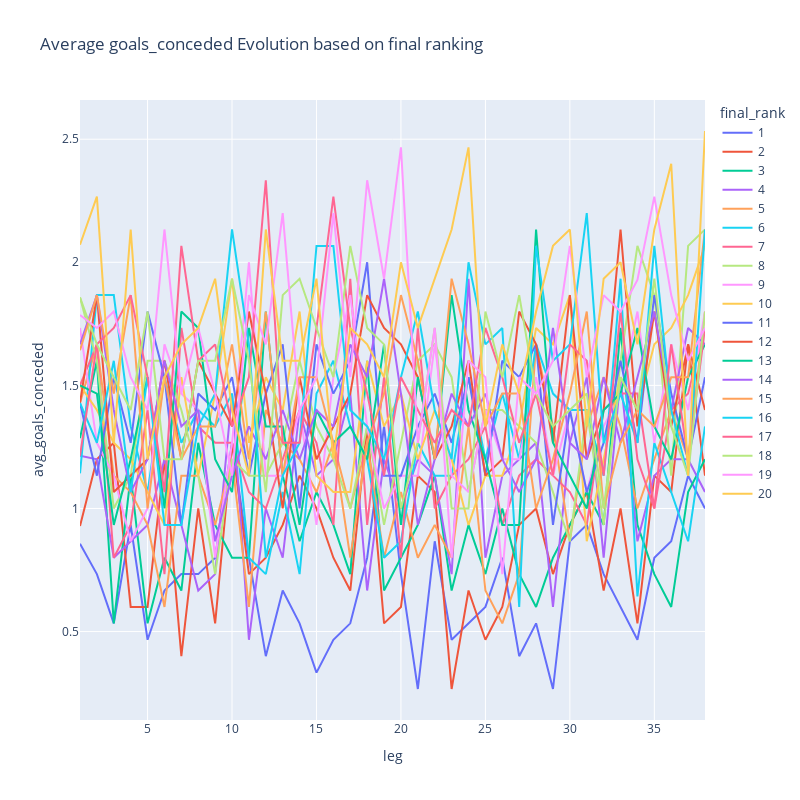

Write notebook code for a chart like this one.
### Code cell
plot_plotly_kpi(df=df, kpi='goals_conceded', not_show_standard_deviation=True)

### Figure 1 — Plotly figure (JSON) as saved in the notebook; plotly's stock layout.template omitted (floating-point values rounded to 4 significant figures)
{"data": [{"hovertemplate": "final_rank=1<br>leg=%{x}<br>avg_goals_conceded=%{y}<extra></extra>", "legendgroup": "1", "line": {"color": "#636efa", "dash": "solid"}, "mode": "lines", "name": "1", "orientation": "v", "showlegend": true, "type": "scatter", "x": [1, 2, 3, 4, 5, 6, 7, 8, 9, 10, 11, 12, 13, 14, 15, 16, 17, 18, 19, 20, 21, 22, 23, 24, 25, 26, 27, 28, 29, 30, 31, 32, 33, 34, 35, 36, 37, 38], "xaxis": "x", "y": [0.8571, 0.7333, 0.5333, 0.9333, 0.4667, 0.6667, 0.7333, 0.7333, 0.8, 1.267, 0.8, 0.4, 0.6667, 0.5333, 0.3333, 0.4667, 0.5333, 0.8, 1.333, 0.7333, 0.2667, 0.8667, 0.4667, 0.5333, 0.6, 0.8, 0.4, 0.5333, 0.2667, 0.8667, 0.9333, 0.7333, 0.6, 0.4667, 0.8, 0.8667, 1.133, 1], "yaxis": "y"}, {"hovertemplate": "final_rank=2<br>leg=%{x}<br>avg_goals_conceded=%{y}<extra></extra>", "legendgroup": "2", "line": {"color": "#EF553B", "dash": "solid"}, "mode": "lines", "name": "2", "orientation": "v", "showlegend": true, "type": "scatter", "x": [1, 2, 3, 4, 5, 6, 7, 8, 9, 10, 11, 12, 13, 14, 15, 16, 17, 18, 19, 20, 21, 22, 23, 24, 25, 26, 27, 28, 29, 30, 31, 32, 33, 34, 35, 36, 37, 38], "xaxis": "x", "y": [0.9286, 1.2, 1.267, 0.6, 0.6, 1.2, 0.4, 1, 0.5333, 1.267, 0.7333, 0.8, 0.9333, 1.133, 1, 0.8, 0.6667, 1.333, 0.5333, 0.6, 1.133, 1.067, 0.2667, 0.6667, 0.4667, 0.6, 0.9333, 1, 0.7333, 0.9333, 1.067, 0.6667, 1, 0.5333, 1.133, 1.067, 1.667, 1.133], "yaxis": "y"}, {"hovertemplate": "final_rank=3<br>leg=%{x}<br>avg_goals_conceded=%{y}<extra></extra>", "legendgroup": "3", "line": {"color": "#00cc96", "dash": "solid"}, "mode": "lines", "name": "3", "orientation": "v", "showlegend": true, "type": "scatter", "x": [1, 2, 3, 4, 5, 6, 7, 8, 9, 10, 11, 12, 13, 14, 15, 16, 17, 18, 19, 20, 21, 22, 23, 24, 25, 26, 27, 28, 29, 30, 31, 32, 33, 34, 35, 36, 37, 38], "xaxis": "x", "y": [1.286, 1.6, 0.5333, 1.133, 0.5333, 0.8, 0.6667, 1.267, 0.9333, 0.8, 0.8, 1.8, 1.133, 0.8667, 1.067, 0.9333, 0.7333, 1.6, 0.6667, 0.8, 0.9333, 1.133, 0.6667, 0.9333, 0.7333, 1, 0.7333, 0.6, 0.8, 0.9333, 1.067, 0.9333, 1.733, 0.9333, 0.7333, 0.6, 1.067, 1.2], "yaxis": "y"}, {"hovertemplate": "final_rank=4<br>leg=%{x}<br>avg_goals_conceded=%{y}<extra></extra>", "legendgroup": "4", "line": {"color": "#ab63fa", "dash": "solid"}, "mode": "lines", "name": "4", "orientation": "v", "showlegend": true, "type": "scatter", "x": [1, 2, 3, 4, 5, 6, 7, 8, 9, 10, 11, 12, 13, 14, 15, 16, 17, 18, 19, 20, 21, 22, 23, 24, 25, 26, 27, 28, 29, 30, 31, 32, 33, 34, 35, 36, 37, 38], "xaxis": "x", "y": [1.214, 1.2, 0.8, 0.8667, 0.9333, 1.2, 0.9333, 0.6667, 0.7333, 1.467, 0.4667, 1, 0.8, 1.4, 1.133, 1.2, 1.467, 0.6667, 1.2, 1, 1.2, 1.133, 0.7333, 1.933, 0.8, 1.133, 1.2, 1.267, 0.6, 1.267, 1.533, 0.8, 1.533, 0.8667, 1.133, 1.2, 1.2, 1.067], "yaxis": "y"}, {"hovertemplate": "final_rank=5<br>leg=%{x}<br>avg_goals_conceded=%{y}<extra></extra>", "legendgroup": "5", "line": {"color": "#FFA15A", "dash": "solid"}, "mode": "lines", "name": "5", "orientation": "v", "showlegend": true, "type": "scatter", "x": [1, 2, 3, 4, 5, 6, 7, 8, 9, 10, 11, 12, 13, 14, 15, 16, 17, 18, 19, 20, 21, 22, 23, 24, 25, 26, 27, 28, 29, 30, 31, 32, 33, 34, 35, 36, 37, 38], "xaxis": "x", "y": [1.429, 1.667, 1.133, 1.067, 0.9333, 0.6, 1.133, 1.133, 0.9333, 1.2, 0.6, 1.4, 1.267, 1.2, 1.067, 1.267, 1, 1.267, 0.8, 1.067, 0.8, 0.9333, 0.8, 1.333, 0.6667, 0.5333, 0.7333, 1.667, 1.333, 0.8667, 1.333, 1.533, 1.333, 1, 1.2, 1.4, 1.2, 1.8], "yaxis": "y"}, {"hovertemplate": "final_rank=6<br>leg=%{x}<br>avg_goals_conceded=%{y}<extra></extra>", "legendgroup": "6", "line": {"color": "#19d3f3", "dash": "solid"}, "mode": "lines", "name": "6", "orientation": "v", "showlegend": true, "type": "scatter", "x": [1, 2, 3, 4, 5, 6, 7, 8, 9, 10, 11, 12, 13, 14, 15, 16, 17, 18, 19, 20, 21, 22, 23, 24, 25, 26, 27, 28, 29, 30, 31, 32, 33, 34, 35, 36, 37, 38], "xaxis": "x", "y": [1.143, 1.867, 1.867, 1.333, 1.067, 1.533, 1.267, 1.4, 1.333, 1.467, 0.8, 0.7333, 1.067, 0.7333, 1.467, 1.6, 1.333, 1.2, 0.8, 0.8667, 1.267, 1.133, 1.133, 1.533, 1.2, 1.467, 1.2, 1.667, 1.467, 1.4, 1.4, 1.133, 1.933, 0.6429, 1.267, 1.067, 0.8667, 1.333], "yaxis": "y"}, {"hovertemplate": "final_rank=7<br>leg=%{x}<br>avg_goals_conceded=%{y}<extra></extra>", "legendgroup": "7", "line": {"color": "#FF6692", "dash": "solid"}, "mode": "lines", "name": "7", "orientation": "v", "showlegend": true, "type": "scatter", "x": [1, 2, 3, 4, 5, 6, 7, 8, 9, 10, 11, 12, 13, 14, 15, 16, 17, 18, 19, 20, 21, 22, 23, 24, 25, 26, 27, 28, 29, 30, 31, 32, 33, 34, 35, 36, 37, 38], "xaxis": "x", "y": [1.5, 1.667, 0.8, 0.9333, 1.4, 0.7333, 1.733, 1.333, 1.267, 1.267, 1.067, 1, 1.2, 1.4, 1.267, 0.9333, 1.933, 0.9333, 1.533, 0.8, 1.733, 1, 1.133, 1.2, 1.333, 0.9333, 1.133, 1.2, 1.133, 1.067, 0.9333, 1.4, 1.467, 1.467, 1, 1.4, 1.467, 1.733], "yaxis": "y"}, {"hovertemplate": "final_rank=8<br>leg=%{x}<br>avg_goals_conceded=%{y}<extra></extra>", "legendgroup": "8", "line": {"color": "#B6E880", "dash": "solid"}, "mode": "lines", "name": "8", "orientation": "v", "showlegend": true, "type": "scatter", "x": [1, 2, 3, 4, 5, 6, 7, 8, 9, 10, 11, 12, 13, 14, 15, 16, 17, 18, 19, 20, 21, 22, 23, 24, 25, 26, 27, 28, 29, 30, 31, 32, 33, 34, 35, 36, 37, 38], "xaxis": "x", "y": [1.857, 1.6, 1, 1.133, 1.6, 1.6, 1.4, 1.133, 0.7333, 1.2, 1.133, 1.133, 1.267, 1.6, 1.333, 1.2, 1, 1.333, 0.9333, 1.267, 1.6, 1.667, 1.533, 1.067, 1.4, 1.4, 1.333, 1.267, 1.067, 0.8667, 1.4, 0.9333, 1.6, 2.067, 1.867, 1.133, 2.067, 2.133], "yaxis": "y"}, {"hovertemplate": "final_rank=9<br>leg=%{x}<br>avg_goals_conceded=%{y}<extra></extra>", "legendgroup": "9", "line": {"color": "#FF97FF", "dash": "solid"}, "mode": "lines", "name": "9", "orientation": "v", "showlegend": true, "type": "scatter", "x": [1, 2, 3, 4, 5, 6, 7, 8, 9, 10, 11, 12, 13, 14, 15, 16, 17, 18, 19, 20, 21, 22, 23, 24, 25, 26, 27, 28, 29, 30, 31, 32, 33, 34, 35, 36, 37, 38], "xaxis": "x", "y": [1.733, 1.267, 1.133, 0.8667, 1, 1.667, 1.467, 1.4, 0.8, 1.267, 2, 1.133, 1.133, 1.4, 0.9333, 1.533, 1.867, 1.333, 1, 1.133, 1.133, 1.667, 1.133, 1.067, 1.4, 1.2, 1.2, 1.533, 1.133, 1.4, 1.067, 1.333, 1.467, 1.8, 1.267, 1.667, 1.4, 1.8], "yaxis": "y"}, {"hovertemplate": "final_rank=10<br>leg=%{x}<br>avg_goals_conceded=%{y}<extra></extra>", "legendgroup": "10", "line": {"color": "#FECB52", "dash": "solid"}, "mode": "lines", "name": "10", "orientation": "v", "showlegend": true, "type": "scatter", "x": [1, 2, 3, 4, 5, 6, 7, 8, 9, 10, 11, 12, 13, 14, 15, 16, 17, 18, 19, 20, 21, 22, 23, 24, 25, 26, 27, 28, 29, 30, 31, 32, 33, 34, 35, 36, 37, 38], "xaxis": "x", "y": [1.5, 1.4, 1.267, 1.2, 1.067, 0.9333, 1.533, 1.133, 1.467, 1.933, 1.267, 1.533, 1.4, 1.8, 1.133, 1.067, 1.067, 1.6, 1.333, 1.467, 1.2, 1.4, 1.2, 0.9333, 1.133, 1.133, 1.333, 1.733, 1.667, 1.867, 0.8667, 1.2, 1.533, 1.4, 1.667, 1.733, 1.867, 2.067], "yaxis": "y"}, {"hovertemplate": "final_rank=11<br>leg=%{x}<br>avg_goals_conceded=%{y}<extra></extra>", "legendgroup": "11", "line": {"color": "#636efa", "dash": "solid"}, "mode": "lines", "name": "11", "orientation": "v", "showlegend": true, "type": "scatter", "x": [1, 2, 3, 4, 5, 6, 7, 8, 9, 10, 11, 12, 13, 14, 15, 16, 17, 18, 19, 20, 21, 22, 23, 24, 25, 26, 27, 28, 29, 30, 31, 32, 33, 34, 35, 36, 37, 38], "xaxis": "x", "y": [1.429, 1.133, 1.533, 1.267, 1.8, 1.533, 0.9333, 1.467, 1.4, 1.533, 1.133, 1.467, 1.667, 1, 1.667, 1.467, 1.6, 2, 1.133, 1.133, 1.333, 1.467, 1.267, 1.533, 1.133, 1.6, 1.533, 1.667, 0.9333, 1.4, 1.067, 1.267, 1.6, 1.267, 1.867, 1.467, 1.2, 1.533], "yaxis": "y"}, {"hovertemplate": "final_rank=12<br>leg=%{x}<br>avg_goals_conceded=%{y}<extra></extra>", "legendgroup": "12", "line": {"color": "#EF553B", "dash": "solid"}, "mode": "lines", "name": "12", "orientation": "v", "showlegend": true, "type": "scatter", "x": [1, 2, 3, 4, 5, 6, 7, 8, 9, 10, 11, 12, 13, 14, 15, 16, 17, 18, 19, 20, 21, 22, 23, 24, 25, 26, 27, 28, 29, 30, 31, 32, 33, 34, 35, 36, 37, 38], "xaxis": "x", "y": [1.429, 1.867, 1.067, 1.133, 1.2, 1.6, 1.2, 1.6, 1.467, 1.333, 1.8, 1.467, 1, 1.533, 1.2, 1.333, 1.467, 1.867, 1.733, 1.667, 1.533, 1.2, 1.333, 1.6, 1.133, 1.2, 1.8, 1.667, 1.267, 1.867, 1.2, 1.4, 2.133, 1.333, 1.8, 1.333, 1.667, 1.4], "yaxis": "y"}, {"hovertemplate": "final_rank=13<br>leg=%{x}<br>avg_goals_conceded=%{y}<extra></extra>", "legendgroup": "13", "line": {"color": "#00cc96", "dash": "solid"}, "mode": "lines", "name": "13", "orientation": "v", "showlegend": true, "type": "scatter", "x": [1, 2, 3, 4, 5, 6, 7, 8, 9, 10, 11, 12, 13, 14, 15, 16, 17, 18, 19, 20, 21, 22, 23, 24, 25, 26, 27, 28, 29, 30, 31, 32, 33, 34, 35, 36, 37, 38], "xaxis": "x", "y": [1.5, 1.467, 0.9333, 1.2, 1.533, 1, 1.8, 1.733, 1.2, 1.067, 1.733, 1.333, 1.333, 0.9333, 1.4, 1.267, 1.333, 1.2, 1.667, 0.9333, 1.533, 1.2, 1.867, 1.4, 1.2, 0.9333, 0.9333, 2.133, 1.267, 1.133, 1, 1.4, 1.467, 1.733, 1.333, 1.2, 1.533, 1.667], "yaxis": "y"}, {"hovertemplate": "final_rank=14<br>leg=%{x}<br>avg_goals_conceded=%{y}<extra></extra>", "legendgroup": "14", "line": {"color": "#ab63fa", "dash": "solid"}, "mode": "lines", "name": "14", "orientation": "v", "showlegend": true, "type": "scatter", "x": [1, 2, 3, 4, 5, 6, 7, 8, 9, 10, 11, 12, 13, 14, 15, 16, 17, 18, 19, 20, 21, 22, 23, 24, 25, 26, 27, 28, 29, 30, 31, 32, 33, 34, 35, 36, 37, 38], "xaxis": "x", "y": [1.667, 1.867, 1.4, 1.067, 1.2, 1.6, 1.333, 1.4, 0.8667, 1.133, 1.333, 1.2, 1.4, 1.2, 1.4, 1.333, 1.667, 1.533, 1.933, 1.467, 0.9333, 1.2, 1.467, 1.333, 1.467, 1.2, 1.067, 1.2, 1.733, 1.267, 1.2, 1.533, 1.267, 1.533, 1.8, 1.4, 1.733, 1.667], "yaxis": "y"}, {"hovertemplate": "final_rank=15<br>leg=%{x}<br>avg_goals_conceded=%{y}<extra></extra>", "legendgroup": "15", "line": {"color": "#FFA15A", "dash": "solid"}, "mode": "lines", "name": "15", "orientation": "v", "showlegend": true, "type": "scatter", "x": [1, 2, 3, 4, 5, 6, 7, 8, 9, 10, 11, 12, 13, 14, 15, 16, 17, 18, 19, 20, 21, 22, 23, 24, 25, 26, 27, 28, 29, 30, 31, 32, 33, 34, 35, 36, 37, 38], "xaxis": "x", "y": [1.643, 1.867, 1.467, 1.867, 1, 1.533, 1.2, 1.333, 1.333, 1.667, 1.2, 1.8, 1.133, 1.533, 1.533, 1.267, 0.8, 1.267, 1.467, 1.867, 1.6, 1.2, 1.933, 1.667, 1.333, 1.467, 1.467, 1, 1.2, 1.467, 1.8, 1, 1.267, 1.4, 1.333, 1.533, 1.533, 2.133], "yaxis": "y"}, {"hovertemplate": "final_rank=16<br>leg=%{x}<br>avg_goals_conceded=%{y}<extra></extra>", "legendgroup": "16", "line": {"color": "#19d3f3", "dash": "solid"}, "mode": "lines", "name": "16", "orientation": "v", "showlegend": true, "type": "scatter", "x": [1, 2, 3, 4, 5, 6, 7, 8, 9, 10, 11, 12, 13, 14, 15, 16, 17, 18, 19, 20, 21, 22, 23, 24, 25, 26, 27, 28, 29, 30, 31, 32, 33, 34, 35, 36, 37, 38], "xaxis": "x", "y": [1.429, 1.267, 1.6, 1.067, 1.533, 0.9333, 0.9333, 1.333, 1.467, 2.133, 1.667, 0.8, 1.133, 1.267, 2.067, 2.067, 1.4, 1.333, 1.2, 1.533, 1.8, 1.4, 1.2, 2, 1.667, 1.733, 0.6, 2.067, 1.6, 1.667, 2.2, 1.267, 1.467, 1.267, 2.067, 1.4, 1.133, 2.133], "yaxis": "y"}, {"hovertemplate": "final_rank=17<br>leg=%{x}<br>avg_goals_conceded=%{y}<extra></extra>", "legendgroup": "17", "line": {"color": "#FF6692", "dash": "solid"}, "mode": "lines", "name": "17", "orientation": "v", "showlegend": true, "type": "scatter", "x": [1, 2, 3, 4, 5, 6, 7, 8, 9, 10, 11, 12, 13, 14, 15, 16, 17, 18, 19, 20, 21, 22, 23, 24, 25, 26, 27, 28, 29, 30, 31, 32, 33, 34, 35, 36, 37, 38], "xaxis": "x", "y": [1.214, 1.667, 1.733, 1.867, 1.533, 1.067, 2.067, 1.6, 1.667, 1.333, 1.533, 2.333, 1.267, 1.267, 1.733, 2.267, 1.733, 1.467, 1.133, 1.533, 1.4, 1.267, 1.4, 1.333, 1.733, 1.533, 1.267, 1.467, 1.133, 1.667, 1.6, 1.133, 1.8, 1.2, 1, 1.667, 1.2, 1.733], "yaxis": "y"}, {"hovertemplate": "final_rank=18<br>leg=%{x}<br>avg_goals_conceded=%{y}<extra></extra>", "legendgroup": "18", "line": {"color": "#B6E880", "dash": "solid"}, "mode": "lines", "name": "18", "orientation": "v", "showlegend": true, "type": "scatter", "x": [1, 2, 3, 4, 5, 6, 7, 8, 9, 10, 11, 12, 13, 14, 15, 16, 17, 18, 19, 20, 21, 22, 23, 24, 25, 26, 27, 28, 29, 30, 31, 32, 33, 34, 35, 36, 37, 38], "xaxis": "x", "y": [1.857, 1.667, 1.533, 1.4, 1.8, 1.2, 1.2, 1.6, 1.6, 1.933, 1.6, 1.067, 1.867, 1.933, 1.733, 1.533, 2.067, 1.733, 1.667, 1, 1.267, 1.733, 1, 1, 1.8, 1.533, 1.867, 1.467, 1.333, 1.4, 1.467, 1, 1.533, 1.4, 1.933, 1.333, 1.133, 1.8], "yaxis": "y"}, {"hovertemplate": "final_rank=19<br>leg=%{x}<br>avg_goals_conceded=%{y}<extra></extra>", "legendgroup": "19", "line": {"color": "#FF97FF", "dash": "solid"}, "mode": "lines", "name": "19", "orientation": "v", "showlegend": true, "type": "scatter", "x": [1, 2, 3, 4, 5, 6, 7, 8, 9, 10, 11, 12, 13, 14, 15, 16, 17, 18, 19, 20, 21, 22, 23, 24, 25, 26, 27, 28, 29, 30, 31, 32, 33, 34, 35, 36, 37, 38], "xaxis": "x", "y": [1.786, 1.733, 1.8, 1.533, 1.4, 2.133, 1.467, 1.733, 1.467, 1.133, 1.867, 1.667, 2.2, 1.4, 1.533, 2.2, 1.533, 2.333, 1.933, 2.467, 1.267, 1.733, 0.8, 1.6, 1.533, 0.7333, 1.533, 1.467, 1.6, 2.067, 1.533, 1.867, 1.8, 1.929, 2.267, 1.867, 1.6, 1.733], "yaxis": "y"}, {"hovertemplate": "final_rank=20<br>leg=%{x}<br>avg_goals_conceded=%{y}<extra></extra>", "legendgroup": "20", "line": {"color": "#FECB52", "dash": "solid"}, "mode": "lines", "name": "20", "orientation": "v", "showlegend": true, "type": "scatter", "x": [1, 2, 3, 4, 5, 6, 7, 8, 9, 10, 11, 12, 13, 14, 15, 16, 17, 18, 19, 20, 21, 22, 23, 24, 25, 26, 27, 28, 29, 30, 31, 32, 33, 34, 35, 36, 37, 38], "xaxis": "x", "y": [2.071, 2.267, 1.267, 2.133, 1.2, 1.533, 1.667, 1.733, 1.933, 1.4, 1.133, 2.133, 1.6, 1.6, 1.933, 1.2, 1.733, 1.667, 1.533, 2, 1.733, 1.933, 2.133, 2.467, 1.333, 1.667, 1.467, 1.8, 2.067, 2.133, 1.333, 1.933, 2, 1.667, 2.133, 2.4, 1.133, 2.533], "yaxis": "y"}], "layout": {"autosize": false, "height": 800, "legend": {"title": {"text": "final_rank"}, "tracegroupgap": 0}, "title": {"text": "Average goals_conceded Evolution based on final ranking"}, "width": 800, "xaxis": {"anchor": "y", "domain": [0, 1], "title": {"text": "leg"}}, "yaxis": {"anchor": "x", "domain": [0, 1], "title": {"text": "avg_goals_conceded"}}}}
